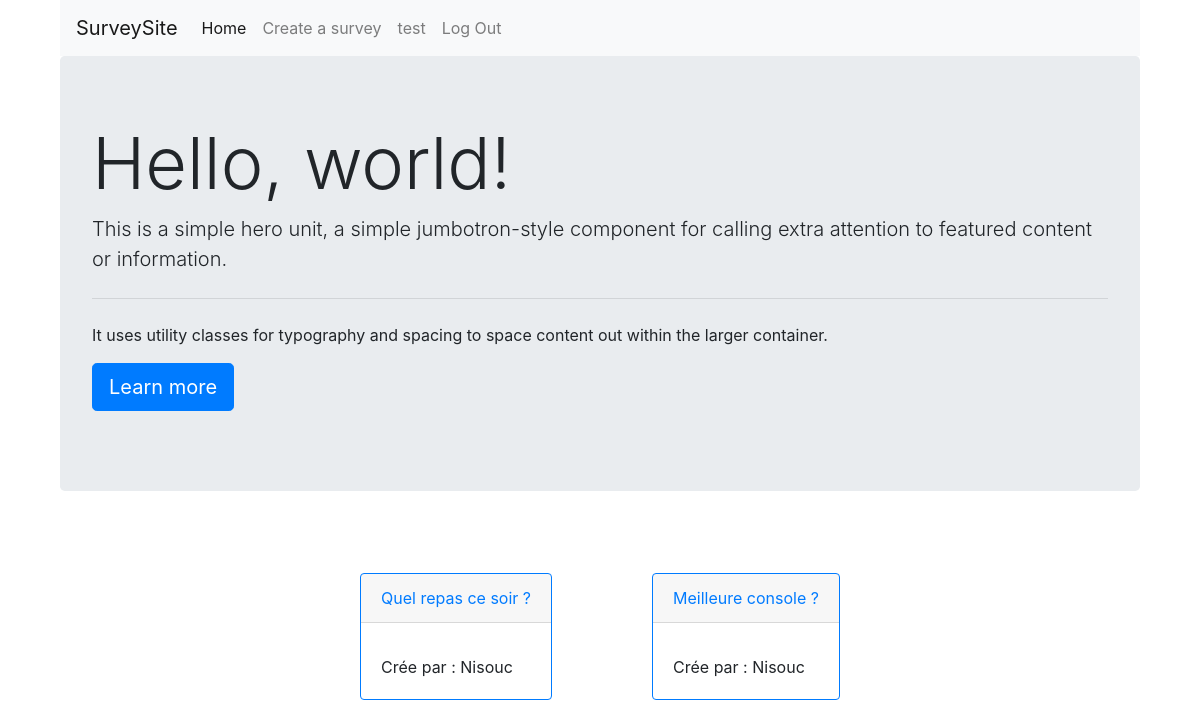
/index.php?page=home (signed in), run on the app's committed database.
### tables this page shows
CREATE TABLE `surveys` (
  `survey_id` int(11) NOT NULL,
  `question` varchar(255) NOT NULL,
  `end` varchar(255) NOT NULL,
  `creatorsId` int(11) NOT NULL
);

CREATE TABLE `users` (
  `user_id` int(11) NOT NULL,
  `user_name` varchar(255) NOT NULL,
  `user_pass` varchar(255) NOT NULL,
  `user_email` varchar(255) NOT NULL,
  `status` tinyint(1) NOT NULL,
  `user_theme` varchar(255) NOT NULL DEFAULT 'white'
);

### App/Controller/DefaultController.php (called while the page is built, shortened)
<?php
class DefaultController {
    public function __construct()
    {
        $this->model = new DefaultModel();
    }
    public function homeIndex()
    {
        $surveys = $this->model->getSurveys();
        require ROOT."/App/View/homeIndex.php";
    }
}

### Public/index.php (called while the page is built, shortened)
<?php
require ROOT."/Core/Database.php";
require ROOT."/router.php";

### Core/Database.php (called while the page is built, shortened)
<?php
class Database{
    protected $pdo;
    public function __construct()
    {
        try {
            $this->host = $dbConfig["host"];
            $this->dbname = $dbConfig["dbname"];
            $this->user = $dbConfig["user"];
            $this->pass = $dbConfig["pass"];
            $this->pdo = new \PDO("mysql:host=$this->host;dbname=$this->dbname", $this->user, $this->pass);
        } catch (\PDOException $e) {
            return $e->getMessage();
        }
    }
    public function query(string $statement, bool $one)
    {
        $query = $this->pdo->query($statement);
        if ($one === false) {
            return $query->fetch(\PDO::FETCH_ASSOC);
        } else {
            return $query->fetchAll(\PDO::FETCH_ASSOC);
        }
    }
}

### App/Model/DefaultModel.php (called while the page is built, shortened)
<?php
class DefaultModel extends Database
{
    public function getSurveys()
    {
        $getSurveys = "SELECT * FROM surveys INNER JOIN users ON creatorsId = user_id";
        return $this->query($getSurveys, true);
    }
}

### App/View/homeIndex.php (the view, shortened to what this page needs)
<?php
require ROOT."/commons.php";
?>
<!DOCTYPE html>
<html lang="en">
<head>
</head>
<body>
<div class="jumbotron">
  <h1 class="display-3">Hello, world!</h1>
  <p class="lead">This is a simple hero unit, a simple jumbotron-style component for calling extra attention to featured content or information.</p>
  <hr class="my-4">
  <p>It uses utility classes for typography and spacing to space content out within the larger container.</p>
  <p class="lead">
    <a class="btn btn-primary btn-lg" href="#" role="button">Learn more</a>
  </p>
</div>
<div class="container">
<?php foreach($surveys as $su):  ?>
<div class="card border-primary mb-3" style="max-width: 20rem; margin: 50px">
  <div class="card-header"><a href="?page=survey&id=<?= $su['survey_id'] ?>"><?php echo $su['question'] ?></a></div>
  <div class="card-body">
    <p class="card-text">Crée par : <?= $su['user_name'] ?></p>
  </div>
</div>
<?php endforeach; ?>
</div>
</body>
</html>

### commons.php (style rules this page uses)
* { margin: 0; padding: 0; box-sizing: border-box; }
body { width: 90%; margin: auto; }

### App/View/homeIndex.php (style rules this page uses)
.container { display: flex; flex-wrap: wrap; justify-content: center; }

### data on the page
surveys: question "Quel repas ce soir ?", users.user_name "Nisouc"
surveys: question "Meilleure console ?", users.user_name "Nisouc"

### other printed values
$_SESSION["Username"] "test"
